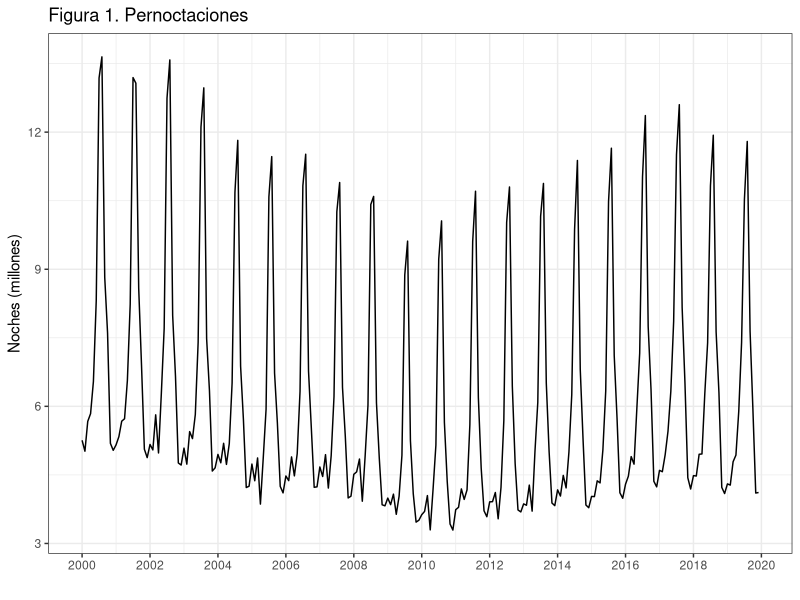
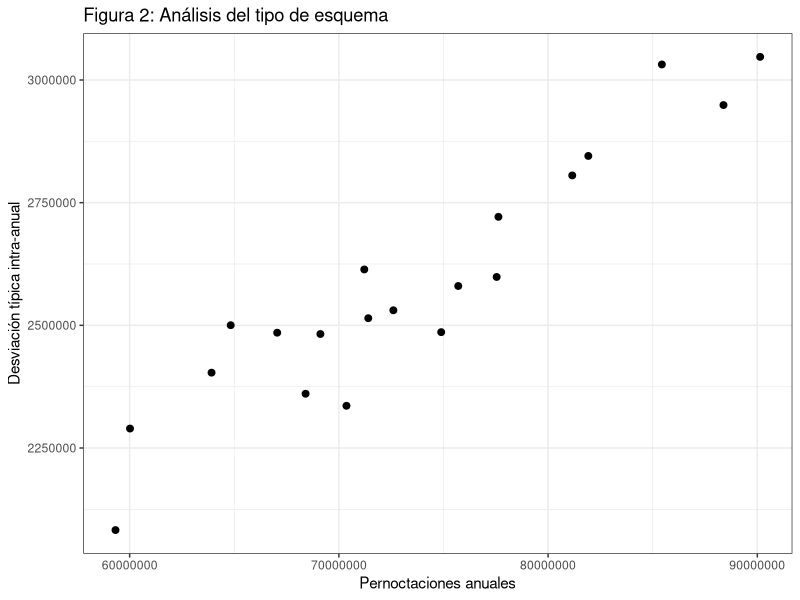
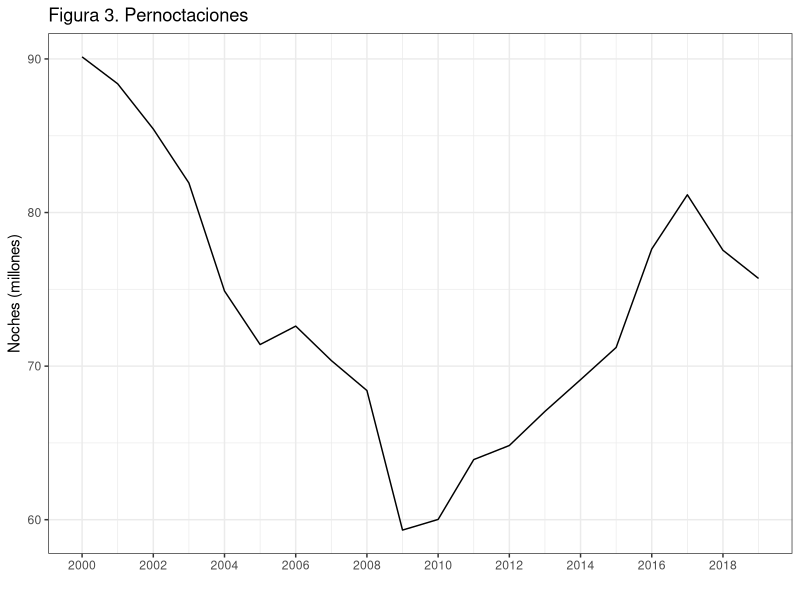
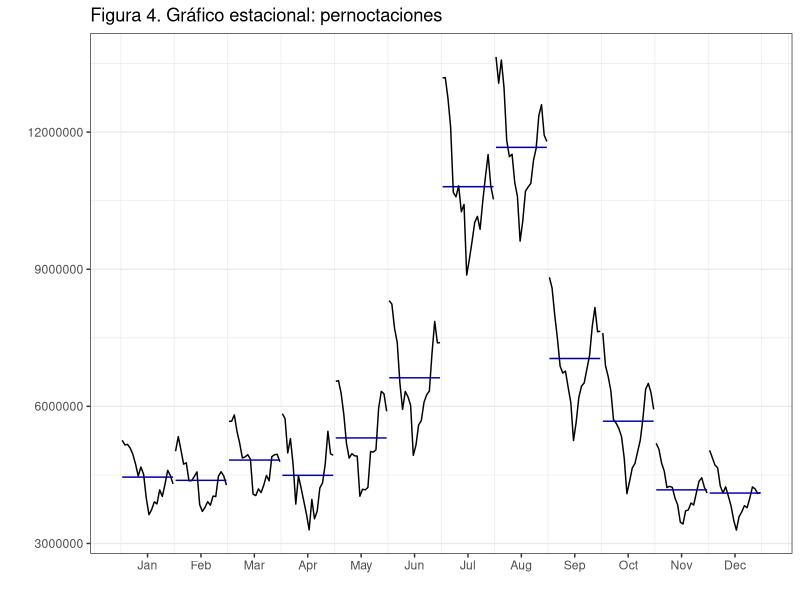
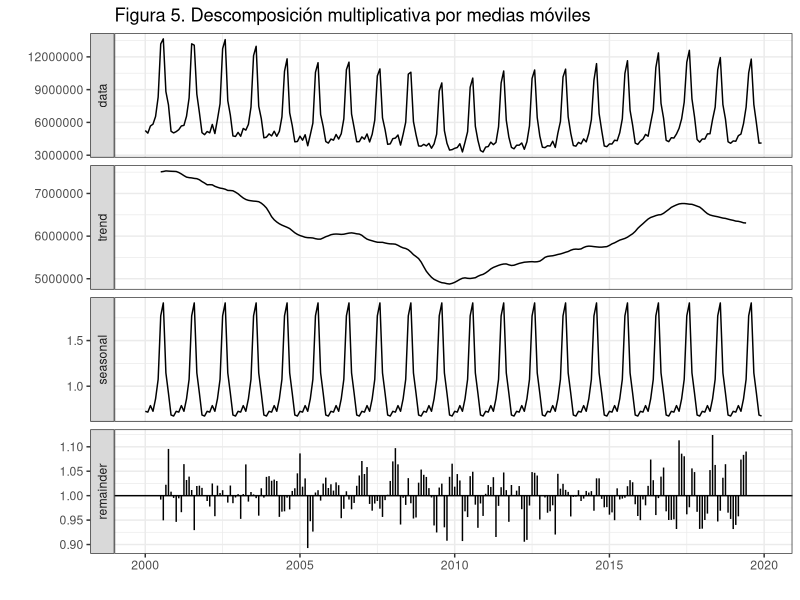
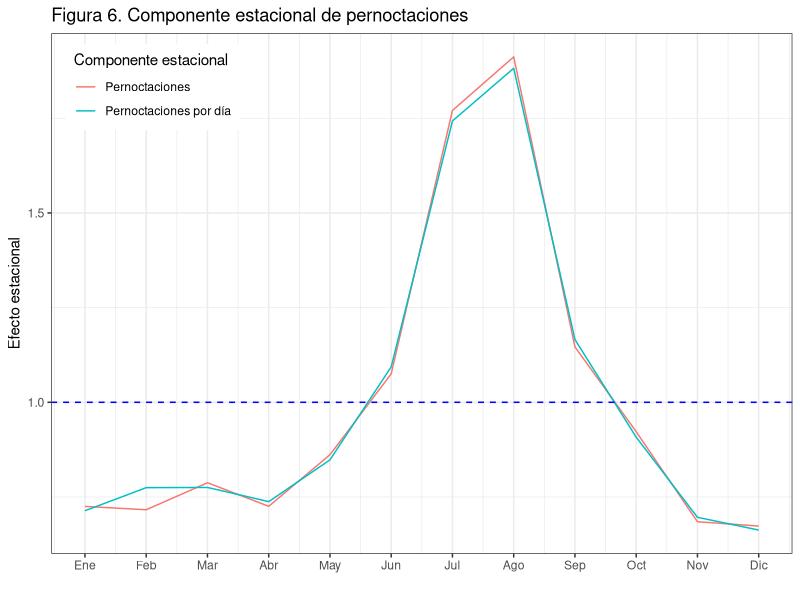
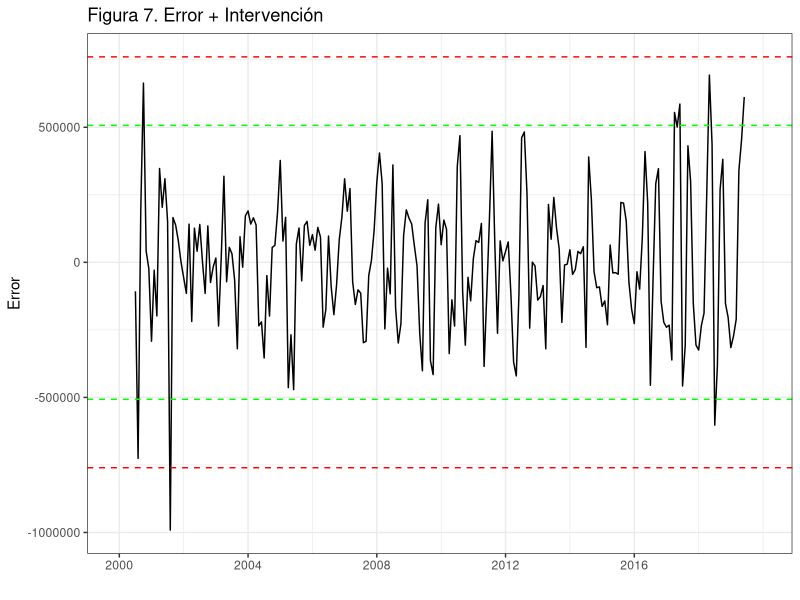

R code for these plots, in order:
## ---- chunk 1
knitr::opts_chunk$set(warning = FALSE, 
                      message = FALSE, 
                      comment = "",
                      fig.align = "center", 
                      fig.show = "hold",
                      fig.height = 4,
                      fig.width = 8,
                      out.width = "80%") 
## ---- chunk 2
options(scipen = 999) #- para quitar la notacion cientifica
## ---- chunk 3
library(forecast)
library(ggplot2); theme_set(theme_bw())
library(gridExtra)
library(grid)
## ---- chunk 4
Pernoctaciones <- read.csv2("./series/Pernoctaciones.csv", header = TRUE)
Pernoctaciones <- ts(Pernoctaciones[,2], start = 2000, freq = 12)
## ---- chunk 5
autoplot(Pernoctaciones/1000000,
         xlab = "",
         ylab = "Noches (millones)",
         main = "Figura 1. Pernoctaciones") +
  scale_x_continuous(breaks= seq(2000, 2020, 2)) 
## ---- chunk 6
CasosAnual = as.numeric(aggregate(Pernoctaciones, FUN = sum))
DesviacionAnual = as.numeric(aggregate(Pernoctaciones, FUN = sd))

ggplot() +
  geom_point(aes(x = CasosAnual, y = DesviacionAnual), size = 2) +
  xlab("Pernoctaciones anuales") + 
  ylab("Desviación típica intra-anual") + 
  ggtitle("Figura 2: Análisis del tipo de esquema") 
## ---- chunk 7
autoplot(aggregate(Pernoctaciones/1000000, FUN = sum),
         xlab = "",
         ylab = "Noches (millones)",
         main = "Figura 3. Pernoctaciones") +
  scale_x_continuous(breaks= seq(2000, 2020, 2)) 
## ---- chunk 8
ggmonthplot(Pernoctaciones, 
             polar=TRUE,
             xlab = "",
             ylab = "",
             main = "Figura 4. Gráfico estacional: pernoctaciones") +
  guides(colour=FALSE)
## ---- chunk 9
PernoctacionesDesMul <- decompose(Pernoctaciones, type = "mult")
autoplot(PernoctacionesDesMul,
         xlab = "",
         main = "Figura 5. Descomposición multiplicativa por medias móviles")
## ---- chunk 10
round(PernoctacionesDesMul$figure, 2)
## ---- chunk 11
PernoctacionesDiaDesMul <- decompose(Pernoctaciones/monthdays(Pernoctaciones), type = "mult")

ggplot() +
  geom_line(aes(x = 1:12, y = PernoctacionesDesMul$figure, colour = "black")) + 
  geom_line(aes(x = 1:12, y = PernoctacionesDiaDesMul$figure, colour = "red")) + 
  geom_hline(yintercept = 1, colour = "blue", lty = 2) +
  ggtitle("Figura 6. Componente estacional de pernoctaciones") +
  xlab("") +
  ylab("Efecto estacional") +
  scale_x_continuous(breaks= 1:12, 
                     labels = c("Ene", "Feb", "Mar", "Abr", "May", "Jun", 
                                "Jul", "Ago", "Sep", "Oct", "Nov", "Dic")) +
  scale_color_discrete(name = "Componente estacional", 
                       labels = c("Pernoctaciones", "Pernoctaciones por día")) +
  theme(legend.position=c(0.02,0.98), legend.justification=c(0,1))
## ---- chunk 12
error <- Pernoctaciones - trendcycle(PernoctacionesDesMul) * seasonal(PernoctacionesDesMul)

sderror <- sd(error, na.rm = TRUE)

autoplot(error,
         xlab = "",
         ylab = "Error",
         main = "Figura 7. Error + Intervención",
         colour = "black") +
  geom_hline(yintercept = c(3, 2, -2, -3)*sderror, 
             colour = c("red", "green", "green", "red"),
             lty = 2) + 
  scale_x_continuous(breaks= seq(1980, 2018, 4)) 
